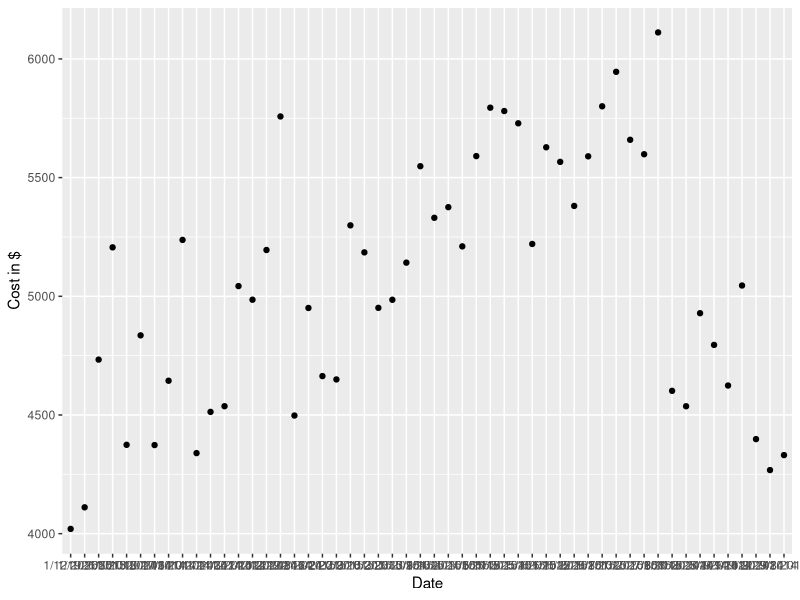

The R script that drew this image: (Note: this script raises an error after producing the figure.)
## ---- chunk 1
knitr::opts_chunk$set(echo = TRUE)
library(tidyverse)
library(dplyr)
library(stringr)
library(data.table)
library(ggplot2)
## ---- chunk 2
hist_orders <- read_csv("historical.orders.csv")
hist_trans <- read_csv("historical.transportation.csv")
transportation_costs <- hist_trans %>%
  mutate(cost.with.X = ifelse(hist_trans$`Str Nbr` == "1" & hist_trans$Supplier == "A",
                              2540,
                              ifelse(hist_trans$`Str Nbr` == "2" & hist_trans$Supplier == "A",
                                     1640,
                                     ifelse(hist_trans$Supplier == "B",
                                            1200,
                                            0)))) %>%
  mutate(cost.with.y = ifelse(hist_trans$`Str Nbr` == "1" & hist_trans$Supplier == "A",
                              Weight*.12,
                              ifelse(hist_trans$`Str Nbr` == "2" & hist_trans$Supplier == "B",
                                     Weight*.04,
                                     Weight*.07))) %>%
  mutate(cheaper = ifelse(cost.with.y < cost.with.X,
                          cost.with.y,
                          cost.with.X)) #this adds a column for the cheapest option
## ---- chunk 3
transportation_costs %>%
  head(10)
## ---- chunk 4
transportation_costs %>%
  group_by(`Shipment Date`) %>%
  summarize(shipping.cost.per.week = sum(cheaper)) %>%
  ggplot(aes(x = `Shipment Date`,
              y = shipping.cost.per.week)) +
  geom_point() +
  xlab("Date") +
  ylab("Cost in $")
## ---- chunk 5
projected.orders <- hist_orders %>%
  mutate(next.yr.orders = `Order Qty`* 1.1,
         next.yr.weight = next.yr.orders * `Product Weight`)
## ---- chunk 6
projected.orders %>%
  filter(`Product Id` == "1") %>%
  summarize(hammer.costA = sum(next.yr.orders)*.80,
            hammer.costB = sum(next.yr.orders)*.82,
            hammer.costA.perwk = hammer.costA / 52,
            hammer.costB.perwk = hammer.costB /52)
## ---- chunk 7
projected.orders %>%
  filter(`Product Id` == "1") %>%
  mutate(order.hammer.weight = next.yr.orders * 2) %>% #this is how much each order will weigh
  summarize(total.hammer.weight = sum(order.hammer.weight),
            amt.shipped.per.week = total.hammer.weight/52)
## ---- chunk 8
projected_transportation <- transportation_costs %>%
  mutate(new_weight = Weight + (17374/4)) %>%
  mutate(newcost.with.X = ifelse(hist_trans$`Str Nbr` == "1" & hist_trans$Supplier == "A",
                              2540,
                              ifelse(hist_trans$`Str Nbr` == "2" & hist_trans$Supplier == "A",
                                     1640,
                                     ifelse(hist_trans$Supplier == "B",
                                            1200,
                                            0)))) %>%
  mutate(newcost.with.y = ifelse(hist_trans$`Str Nbr` == "1" & hist_trans$Supplier == "A",
                              new_weight*.12,
                              ifelse(hist_trans$`Str Nbr` == "2" & hist_trans$Supplier == "B",
                                     new_weight*.04,
                                     new_weight*.07))) %>%
  mutate(newcheaper = ifelse(newcost.with.y < newcost.with.X,
                          newcost.with.y,
                          newcost.with.X)) %>%
  mutate(which.carrier = ifelse(newcost.with.y < newcost.with.X,
                                "Y",
                                "X"))
## ---- chunk 9
supplierA <- projected_transportation[,c(1:4,6)]
supplierA <- supplierA %>%
  filter(Supplier == "A") %>%
  mutate(new_weight = Weight + (17374/2)) %>% #divied by 2 because each week has two shipments from store 2
  mutate(newcost.with.X = ifelse(`Str Nbr` == "1" & Supplier == "A",
                                 2540,
                                 ifelse(`Str Nbr` == "2" & Supplier == "A",
                                        1640,
                                        ifelse(Supplier == "B",
                                               1200,
                                               0)))) %>%
  mutate(newcost.with.y = ifelse(`Str Nbr` == "1" & Supplier == "A",
                                 new_weight*.12,
                                 ifelse(`Str Nbr` == "2" & Supplier == "B",
                                        new_weight*.04,
                                        new_weight*.07))) %>%
  mutate(newcheaper = ifelse(newcost.with.y < newcost.with.X,
                             newcost.with.y,
                             newcost.with.X)) %>%
  mutate(which.carrier = ifelse(newcost.with.y < newcost.with.X,
                                "Y",
                                "X"))
supplierA %>%
  summarize(tranportation.new.cost.withA = sum(newcheaper))
## ---- chunk 10
supplierB <- projected_transportation[,c(1:4,6)]
supplierB <- supplierB %>%
  
  filter(Supplier == "B") %>%
  mutate(new_weight = Weight + (17374/2)) %>% #divied by 2 because each week has two shipments from store 2
  mutate(newcost.with.X = ifelse(`Str Nbr` == "1" & Supplier == "A",
                                 2540,
                                 ifelse(`Str Nbr` == "2" & Supplier == "A",
                                        1640,
                                        ifelse(Supplier == "B",
                                               1200,
                                               0)))) %>%
  mutate(newcost.with.y = ifelse(`Str Nbr` == "1" & Supplier == "A",
                                 new_weight*.12,
                                 ifelse(`Str Nbr` == "2" & Supplier == "B",
                                        new_weight*.04,
                                        new_weight*.07))) %>%
  mutate(newcheaper = ifelse(newcost.with.y < newcost.with.X,
                             newcost.with.y,
                             newcost.with.X)) %>%
  mutate(which.carrier = ifelse(newcost.with.y < newcost.with.X,
                                "Y",
                                "X"))
supplierB %>%
  summarize(tranportation.new.cost.withB = sum(newcheaper))
## ---- chunk 11
table <- read_csv("final.csv")
table1 <- table[1:3,]
table1 <- as.table(as.matrix(table1))
## ---- chunk 12
kable(table1)
